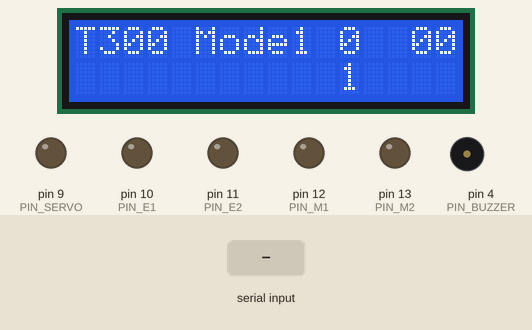
The sketch below on a simulated Arduino Mega 2560, built with avr-gcc and run on an emulated ATmega2560. On the bench: 16×2 character LCD, output pins drawn as LEDs (lit = HIGH), buzzer (waves = sounding, pin HIGH). The inputs (shaded band) are chosen by the test bench.

Above: at 1.4 s.
1.5 s: "1" received over the second serial link
At 2.9 s:
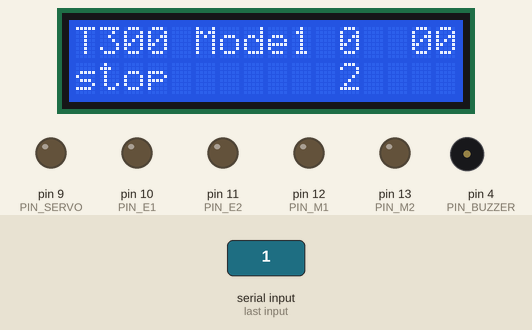
At 3.9 s:
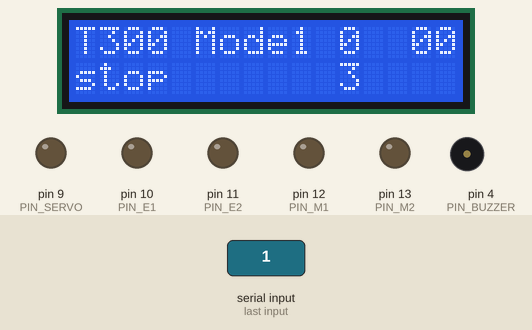
Timing chart, 0 to 5.4 s (numbered marks = the images above; inputs shaded):
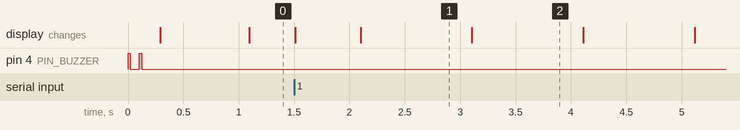

The sketch:

2019-12-13_no_servo.ino
```cpp
// Setup with 10 keys as defined in the root folder and used with kreier/remote and BitBlue on iOS
//
// Matrix for control - mode1
//
// key index text     M1[] M2[] SPD
//  F    0   forward  HIGH HIGH 255
//  B    1   backward LOW  LOW  255
//  L    2   left     HIGH LOW  255
//  R    3   right    LOW  HIGH 255
//  T    4   triangle
//  C    5   circle
//  X    6   stop
//  Q    7   square
//  M    8   menu
//  S    9   start

#include <Wire.h>
#include <hd44780.h>
#include <hd44780ioClass/hd44780_I2Cexp.h> // include i/o class header

#define PIN_BUZZER     4
#define PIN_TRIGGER    7
#define PIN_ECHO       8
#define PIN_SERVO      9
#define PIN_E1        10 // enable - with PWM
#define PIN_M1        12
#define PIN_E2        11 // PWM
#define PIN_M2        13
#define MAX_DISTANCE  50
#define RELAX_SONAR  200 // ms to check for obstacles
#define RELAX_DRIVE  412 // ms to drive until check direction

const char keyindex[] = "FBLRTCXQMS";
const int  motor1[] = {1, 0, 1, 0};
const int  motor2[] = {1, 0, 0, 1};
const String text[] = {"forward","backward","left","right","triange","circle","stop","square","select","start"};

char BTinput = '0';  // char input via bluetooth
int  BTkey   = 0;    // converted to numerical value
int  pos = 0;
int  spd = 0;
int  mode = 1;
String message = "stop";
int verzug = 200;

unsigned long timer_sonar;
unsigned long timer_drive;
int DistanceCm = 99;

hd44780_I2Cexp lcd;

void beep(int beeps) {
  for(int i = 0; i < beeps; i++) {
    digitalWrite(PIN_BUZZER, HIGH);
    lcd.noBacklight();
    delay(20);
    digitalWrite(PIN_BUZZER, LOW);
    lcd.backlight();
    delay(80);
  }
}

void disp(int lcd_x, int lcd_y, String text) {
  Serial1.print( text );        // return via bluetooth
  lcd.setCursor(lcd_x, lcd_y);
  lcd.print( text );
  lcd.print("    ");
}

void statuslcd() {
  lcd.setCursor(5, 0);              // Mode 1-4
  lcd.print("Mode");
  lcd.print(mode);
  lcd.setCursor(10, 0);
  if(spd < 100) lcd.print(" ");     // Speed 10-255
  lcd.print(spd);
  lcd.print(" ");
  lcd.setCursor(14, 0);
  lcd.print(digitalRead(PIN_M1));   // Motor 1 and 2
  lcd.print(digitalRead(PIN_M2));   // forward (1) or backward (0)
  lcd.setCursor(11, 1);
  lcd.print(millis() / 1000);
}

void setup() {
  pinMode(PIN_TRIGGER, OUTPUT);
  pinMode(PIN_ECHO, INPUT);
  pinMode(PIN_SERVO, OUTPUT);
  pinMode(PIN_BUZZER, OUTPUT);
  pinMode(PIN_M1, OUTPUT);
  pinMode(PIN_M2, OUTPUT);
  pinMode(PIN_E1, OUTPUT);
  pinMode(PIN_E2, OUTPUT);
  analogWrite(PIN_E1, spd);
  analogWrite(PIN_E2, spd);
  timer_sonar = millis();
  timer_drive = millis();

  beep(2);
  Serial1.begin(9600);  // HC-10 BLE on pin 0 and 1
  lcd.init();
  lcd.backlight();
  disp(0, 0, "T300");
}


void loop() {
  if (Serial1.available())
  {
    BTinput = Serial1.read();
    for(BTkey = 0; BTkey < 10; BTkey += 1) {
      if(BTinput == keyindex[BTkey]) {
        message = text[BTkey];
        break;
      }
    }
    if(mode == 1) { // Mode 1: Drive
      if(BTkey > -1 && BTkey < 4) {
        digitalWrite(PIN_M1, motor1[BTkey]);
        digitalWrite(PIN_M2, motor2[BTkey]);
      }
      if(BTkey == 4) {
        spd = 255;
      }
      if(BTkey == 5) {
        spd += 15;
      }
      if(BTkey == 7) {
        spd -= 15;
      }
      if(spd < 0) spd = 0;
      if(spd > 255) spd = 255;
      if(BTkey == 6) spd = 0;
      if(BTkey == 8) {
        mode++;
        if(mode > 4) mode = 1;
      }
      if(BTkey == 9) {
        for(spd = 255; spd > 0; spd -= 16) {
          digitalWrite(PIN_M1, 1);
          digitalWrite(PIN_M2, 0);
          analogWrite(PIN_E1, spd);
          analogWrite(PIN_E2, spd);
          statuslcd();
          delay(verzug);
        }
        for(spd = 15; spd < 255; spd += 16) {
          digitalWrite(PIN_M1, 0);
          digitalWrite(PIN_M2, 1);
          analogWrite(PIN_E1, spd);
          analogWrite(PIN_E2, spd);
          statuslcd();
          delay(verzug);
        }
      }
    }
    disp(0, 1, message);
    analogWrite(PIN_E1, spd);
    analogWrite(PIN_E2, spd);
  }
  if(millis() > timer_sonar + RELAX_SONAR) {
    timer_sonar = millis();
    statuslcd();
  }
}
```

Measured:
- after the input at 1.5 s, the display: first changes at once (image 1 shows a later state)
- what the display in image 1 shows lasts 1.0 s, from 2.1 s to 3.1 s
